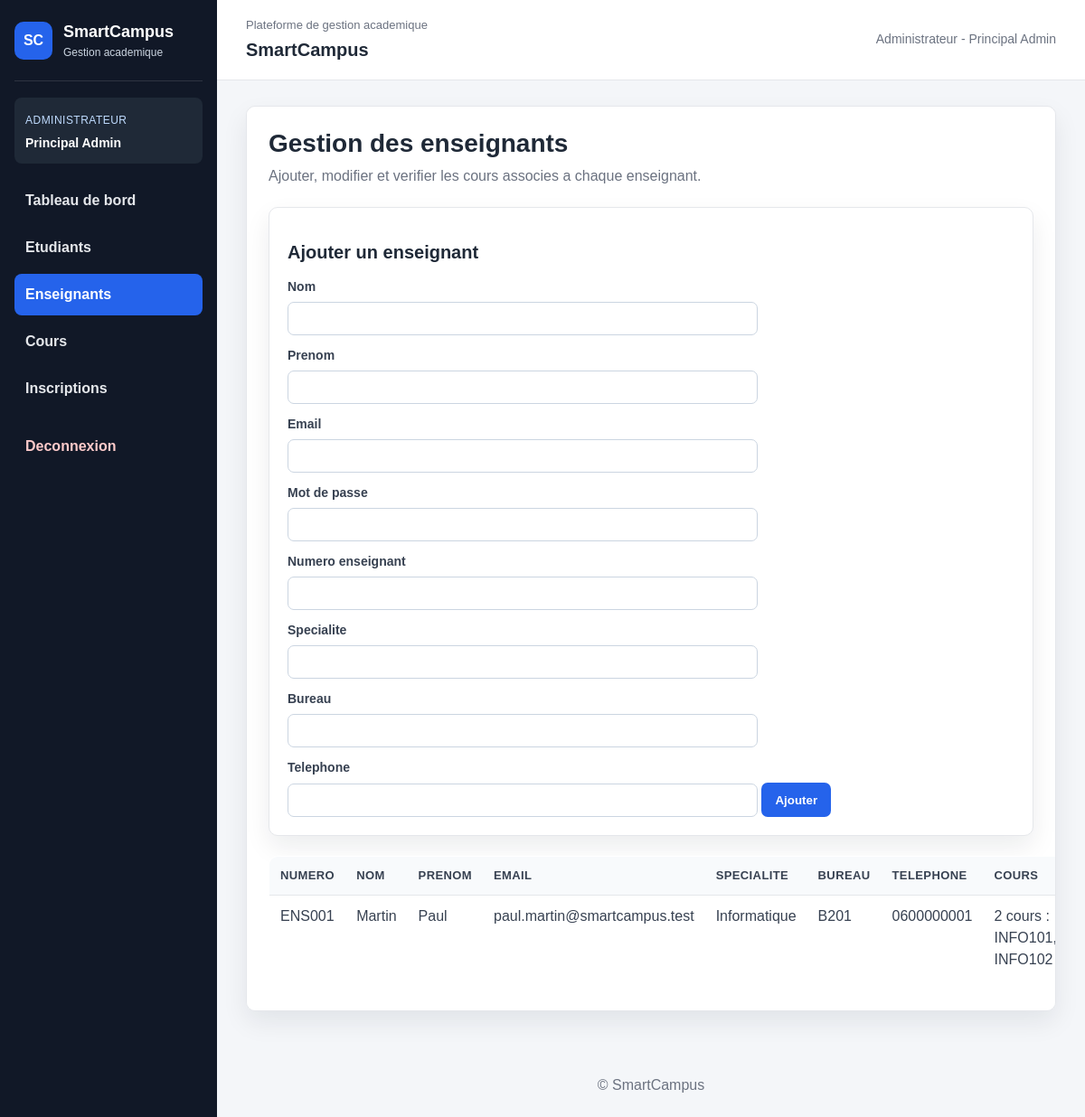
/admin/enseignants.php (signed in), run on an earlier commit of the app's database.
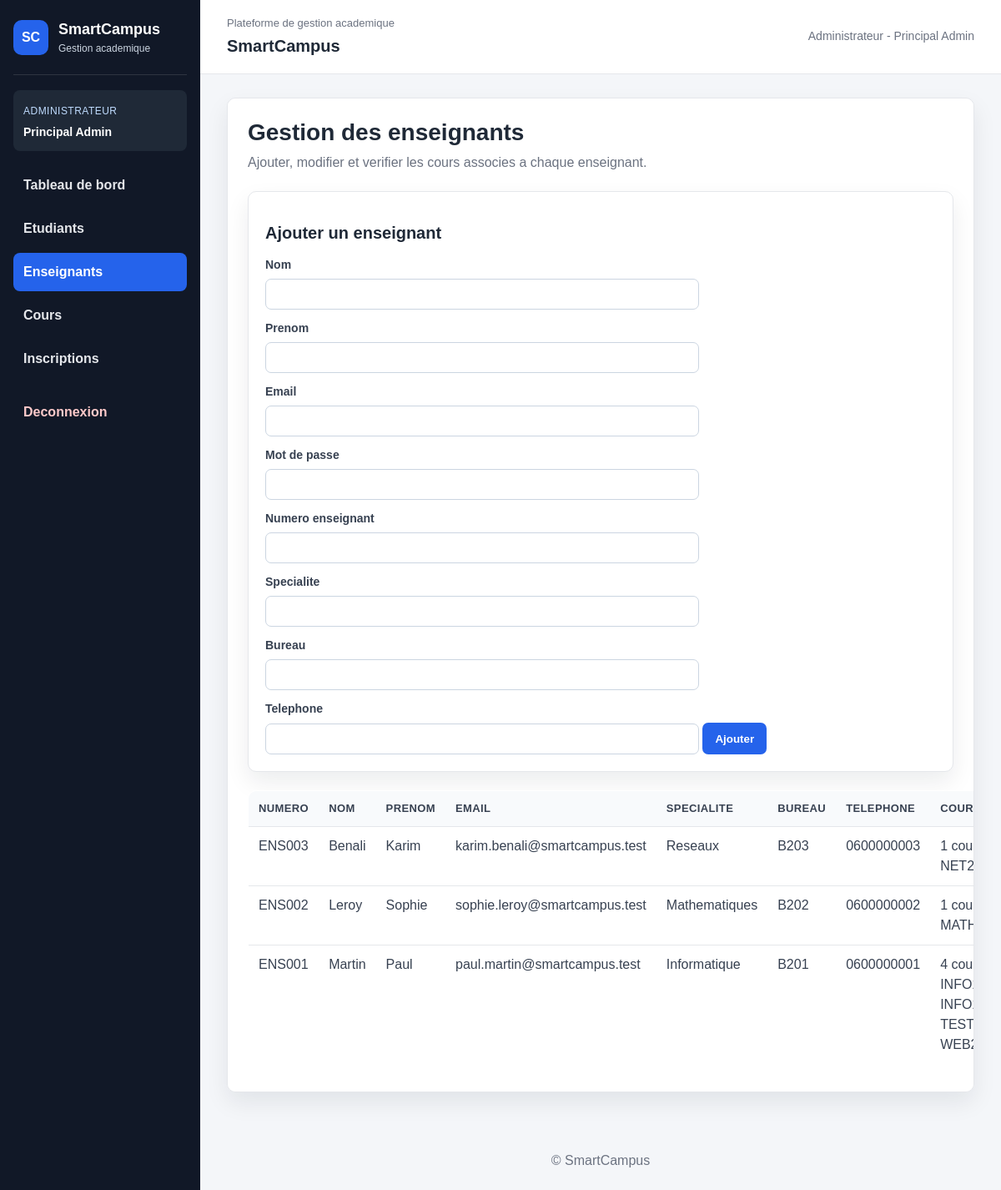
And on a later commit of the database.
### tables this page shows
CREATE TABLE enseignant (
    id_enseignant INT AUTO_INCREMENT PRIMARY KEY,
    numero_enseignant VARCHAR(50) NOT NULL,
    specialite VARCHAR(100) NOT NULL,
    bureau VARCHAR(50),
    telephone VARCHAR(30),
    id_user INT NOT NULL,
    UNIQUE (numero_enseignant),
    CONSTRAINT fk_enseignant_utilisateur
        FOREIGN KEY (id_user) REFERENCES utilisateur(id_user)
);

CREATE TABLE utilisateur (
    id_user INT AUTO_INCREMENT PRIMARY KEY,
    nom VARCHAR(100) NOT NULL,
    prenom VARCHAR(100) NOT NULL,
    email VARCHAR(150) NOT NULL,
    mot_de_passe VARCHAR(255) NOT NULL,
    role ENUM('administrateur','enseignant','etudiant') NOT NULL,
    date_creation TIMESTAMP DEFAULT CURRENT_TIMESTAMP,
    actif TINYINT(1) DEFAULT 1,
    UNIQUE (email)
);

### admin/enseignants.php (the view, shortened to what this page needs)
<?php
require_once __DIR__ . '/../config/db.php';
$resultat = mysqli_query(
    $conn,
    "SELECT e.id_enseignant, e.numero_enseignant, e.specialite, e.bureau, e.telephone,
            u.nom, u.prenom, u.email, u.actif,
            COUNT(c.id_cours) AS nb_cours,
            GROUP_CONCAT(c.code_cours ORDER BY c.code_cours SEPARATOR ', ') AS cours_associes
     FROM enseignant e
     INNER JOIN utilisateur u ON e.id_user = u.id_user
     LEFT JOIN cours c ON e.id_enseignant = c.id_enseignant
     GROUP BY e.id_enseignant, e.numero_enseignant, e.specialite, e.bureau, e.telephone, u.nom, u.prenom, u.email, u.actif
     ORDER BY u.nom, u.prenom"
);
include __DIR__ . '/../includes/header.php';
?>
<section class="container">
    <h1>Gestion des enseignants</h1>
    <p class="page-subtitle">Ajouter, modifier et verifier les cours associes a chaque enseignant.</p>
    <section class="form-card">
        <h2>Ajouter un enseignant</h2>
        <form method="post" action="enseignants.php">
            <label>Nom</label><input type="text" name="nom" required>
            <label>Prenom</label><input type="text" name="prenom" required>
            <label>Email</label><input type="email" name="email" required>
            <label>Mot de passe</label><input type="password" name="mot_de_passe" required>
            <label>Numero enseignant</label><input type="text" name="numero_enseignant" required>
            <label>Specialite</label><input type="text" name="specialite" required>
            <label>Bureau</label><input type="text" name="bureau">
            <label>Telephone</label><input type="text" name="telephone">
            <button type="submit" name="ajouter_enseignant">Ajouter</button>
        </form>
    </section>
    <table>
        <thead><tr><th>Numero</th><th>Nom</th><th>Prenom</th><th>Email</th><th>Specialite</th><th>Bureau</th><th>Telephone</th><th>Cours</th><th>Statut</th><th>Actions</th></tr></thead>
        <tbody>
            <?php if ($resultat && mysqli_num_rows($resultat) > 0): ?>
                <?php while ($enseignant = mysqli_fetch_assoc($resultat)): ?>
                    <tr>
                        <td><?php echo htmlspecialchars($enseignant['numero_enseignant']); ?></td>
                        <td><?php echo htmlspecialchars($enseignant['nom']); ?></td>
                        <td><?php echo htmlspecialchars($enseignant['prenom']); ?></td>
                        <td><?php echo htmlspecialchars($enseignant['email']); ?></td>
                        <td><?php echo htmlspecialchars($enseignant['specialite']); ?></td>
                        <td><?php echo htmlspecialchars($enseignant['bureau']); ?></td>
                        <td><?php echo htmlspecialchars($enseignant['telephone']); ?></td>
                        <td><?php echo htmlspecialchars($enseignant['nb_cours'] . ' cours : ' . ($enseignant['cours_associes'] ?? '-')); ?></td>
                    </tr>
                <?php endwhile; ?>
            <?php else: ?>
                <tr><td colspan="10">Aucun enseignant trouve.</td></tr>
            <?php endif; ?>
        </tbody>
    </table>
</section>
<?php include __DIR__ . '/../includes/footer.php'; ?>

What changed in the data, as far as the page shows it:
added enseignant: numero_enseignant "ENS003", id_user.nom "Benali", id_user.prenom "Karim", id_user.email "karim.benali@smartcampus.test", specialite "Reseaux", bureau "B203", telephone "0600000003", cours_associes "1…"
added enseignant: numero_enseignant "ENS002", id_user.nom "Leroy", id_user.prenom "Sophie", id_user.email "sophie.leroy@smartcampus.test", specialite "Mathematiques", bureau "B202", telephone "0600000002", cours_associes "1…"
computed for enseignant "ENS001": cours_associes "2 cours : INFO101, INFO102" → "4…"
